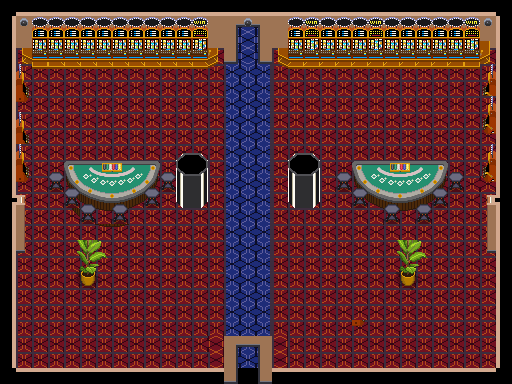

This is a level from a 2D game, rendered from its Tiled map with the project's own tilesets. A one-line summary and the map file follow, with tile-layer data summarised:
An orthogonal 32x24 tile map with 16x16 px tiles, 4 tile layers (Map, Furnshter, Ganes, Furn PT2), 3 tilesets and 23 objects.

<map version="1.10" tiledversion="1.11.2" orientation="orthogonal" renderorder="right-down" width="32" height="24" tilewidth="16" tileheight="16" infinite="0" nextlayerid="9" nextobjectid="49">
 <tileset firstgid="1" source="2D_TILSET_UPDATE.tsx" />
 <tileset firstgid="2049" source="005.tsx" />
 <tileset firstgid="2061" source="021.tsx" />
 <layer id="1" name="Map" width="32" height="24" locked="1">
  <data>[768 cells, 768 non-empty, 15 distinct tile ids]</data>
 </layer>
 <layer id="2" name="Furnshter" width="32" height="24" locked="1">
  <data>[768 cells, 161 non-empty, 72 distinct tile ids]</data>
 </layer>
 <objectgroup id="7" name="NPCs">
  <object id="5" gid="2049" x="416.5" y="113" width="20" height="32">
   <properties>
    <property name="solid" type="bool" value="true" />
   </properties>
  </object>
  <object id="6" gid="2049" x="77" y="103" width="20" height="32">
   <properties>
    <property name="solid" type="bool" value="true" />
   </properties>
  </object>
  <object id="33" gid="2062" x="390" y="165.5" width="20" height="32">
   <properties>
    <property name="solid" type="bool" value="true" />
   </properties>
  </object>
  <object id="34" gid="2062" x="102" y="168.5" width="20" height="32">
   <properties>
    <property name="solid" type="bool" value="true" />
   </properties>
  </object>
 </objectgroup>
 <layer id="4" name="Ganes" width="32" height="24" locked="1">
  <data>[768 cells, 135 non-empty, 37 distinct tile ids]</data>
 </layer>
 <layer id="5" name="Furn PT2" width="32" height="24">
  <data>[768 cells, 24 non-empty, 2 distinct tile ids]</data>
 </layer>
 <objectgroup id="8" name="Collisions">
  <object id="8" x="59.5" y="161.5">
   <properties>
    <property name="solid" type="bool" value="true" />
   </properties>
   <polygon points="0,0 -15.5,15.5 -0.5,31 9.5,51.5 25.5,63.5 39.5,54.5 40,49.5 52,50.5 53,61.5 67,63.5 71.5,48 82,42.5 93.5,47.5 107,38.5 122.5,48.5 146.5,49.5 155,39 154,27 151,26.5 120.5,24 112,1 97,-7.5" />
  </object>
  <object id="9" x="284.5" y="183.5">
   <properties>
    <property name="solid" type="bool" value="true" />
   </properties>
   <polygon points="0,0 35,-2 39,13 35,24.5 10.5,28.5 -1.5,16" />
  </object>
  <object id="10" x="349" y="166.5">
   <properties>
    <property name="solid" type="bool" value="true" />
   </properties>
   <polygon points="0,0 -16.5,6.5 -13.5,23 -1,26 3,39.5 15.5,41 22,38.5 36,45.5 36.5,57 50.5,58 51,44 67,43.5 67.5,57.5 84,56.5 82,40.5 100,41.5 99,24.5 117.5,25.5 115.5,10.5 100,-1.5 98.5,-6.5 2,-8.5" />
  </object>
  <object id="11" x="262" y="66.5">
   <properties>
    <property name="solid" type="bool" value="true" />
   </properties>
   <polygon points="0,0 14.5,0 27,6.5 219.5,4.5 229,-2.5 233,-19 8.5,-20" />
  </object>
  <object id="12" x="224" y="64">
   <properties>
    <property name="solid" type="bool" value="true" />
   </properties>
   <polygon points="0,0 -0.5,-20 -208,-16 -208.5,4" />
  </object>
  <object id="24" x="229" y="53">
   <properties>
    <property name="solid" type="bool" value="true" />
   </properties>
  </object>
  <object id="25" x="266" y="55">
   <properties>
    <property name="solid" type="bool" value="true" />
   </properties>
  </object>
  <object id="35" x="79.5" y="269" width="18" height="20.5">
   <properties>
    <property name="solid" type="bool" value="true" />
   </properties>
  </object>
  <object id="36" x="395.5" y="267" width="23" height="20.5">
   <properties>
    <property name="solid" type="bool" value="true" />
   </properties>
  </object>
  <object id="38" x="1" y="13.5" width="16" height="371">
   <properties>
    <property name="solid" type="bool" value="true" />
   </properties>
  </object>
  <object id="39" x="13.5" y="1.5" width="498" height="13.5">
   <properties>
    <property name="solid" type="bool" value="true" />
   </properties>
  </object>
  <object id="40" x="497" y="13.5" width="15" height="367.5">
   <properties>
    <property name="solid" type="bool" value="true" />
   </properties>
  </object>
  <object id="41" x="14.5" y="368" width="497" height="15">
   <properties>
    <property name="solid" type="bool" value="true" />
   </properties>
  </object>
  <object id="42" x="102.5" y="142.5" width="18" height="16.5">
   <properties>
    <property name="solid" type="bool" value="true" />
   </properties>
  </object>
  <object id="43" x="390.5" y="137.5" width="18.5" height="20.5">
   <properties>
    <property name="solid" type="bool" value="true" />
   </properties>
  </object>
  <object id="45" x="420.5" y="104.5" width="13" height="9.5">
   <properties>
    <property name="solid" type="bool" value="true" />
   </properties>
  </object>
  <object id="46" x="80.5" y="95" width="15" height="11">
   <properties>
    <property name="solid" type="bool" value="true" />
   </properties>
  </object>
  <object id="47" x="16.5" y="234.5" width="13.5" height="20.5">
   <properties>
    <property name="solid" type="bool" value="true" />
   </properties>
  </object>
  <object id="48" x="480.5" y="236" width="17.5" height="20.5">
   <properties>
    <property name="solid" type="bool" value="true" />
   </properties>
  </object>
 </objectgroup>
</map>
